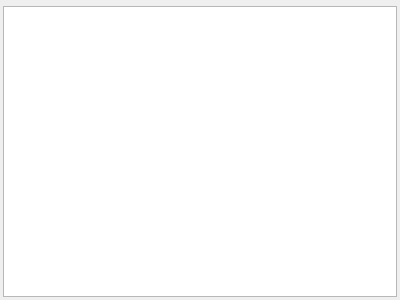
<?xml version="1.0" encoding="UTF-8"?>
<ui version="4.0">
 <class>EditCourseCodesWidget</class>
 <widget class="QWidget" name="EditCourseCodesWidget">
  <property name="geometry">
   <rect>
    <x>0</x>
    <y>0</y>
    <width>400</width>
    <height>300</height>
   </rect>
  </property>
  <property name="windowTitle">
   <string>Form</string>
  </property>
  <layout class="QVBoxLayout" name="verticalLayout">
   <property name="spacing">
    <number>3</number>
   </property>
   <property name="leftMargin">
    <number>3</number>
   </property>
   <property name="topMargin">
    <number>3</number>
   </property>
   <property name="rightMargin">
    <number>3</number>
   </property>
   <property name="bottomMargin">
    <number>3</number>
   </property>
   <item>
    <widget class="qf::qmlwidgets::TableViewToolBar" name="tblCourseCodesTB" native="true"/>
   </item>
   <item>
    <widget class="qf::qmlwidgets::TableView" name="tblCourseCodes"/>
   </item>
  </layout>
 </widget>
 <customwidgets>
  <customwidget>
   <class>qf::qmlwidgets::TableViewToolBar</class>
   <extends>QWidget</extends>
   <header location="global">qf/qmlwidgets/tableviewtoolbar.h</header>
   <container>1</container>
  </customwidget>
  <customwidget>
   <class>qf::qmlwidgets::TableView</class>
   <extends>QTableView</extends>
   <header location="global">qf/qmlwidgets/tableview.h</header>
  </customwidget>
 </customwidgets>
 <resources/>
 <connections/>
</ui>
